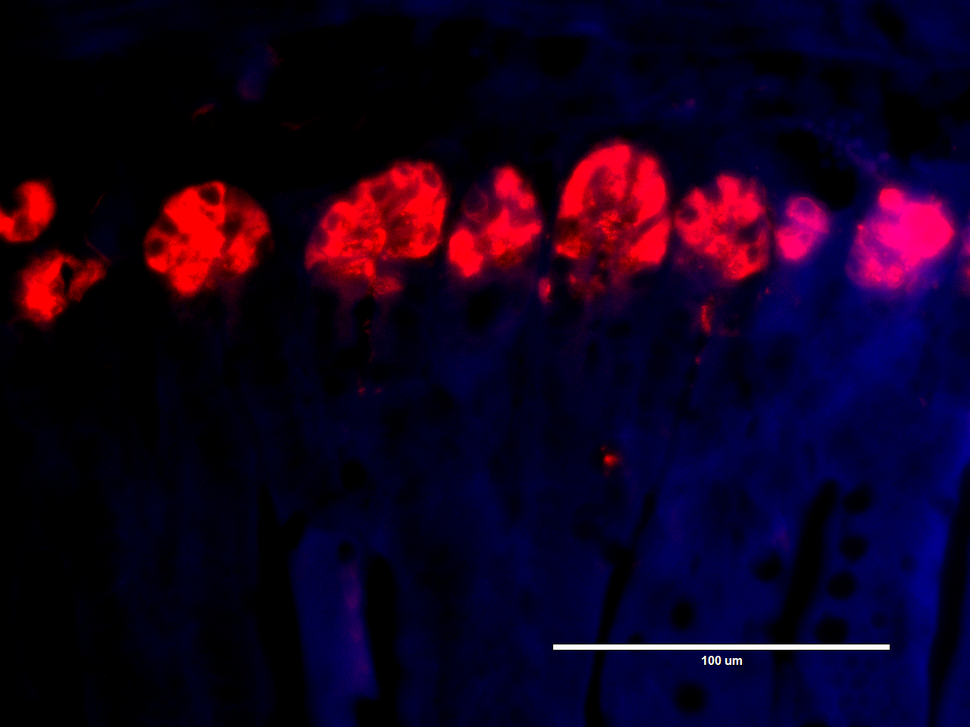
#> input picture DevNotebooks/G2EB-RFP 40x-4.tif, 970 x 727 px, shrunk from 1280 x 960 before the run; its folder holds only this picture in this run
$ python -i blob_det.py   (imports and definitions only)
#> lines starting #> are read from the running program, lines starting #| are printed output that depends on the picture; after the words box and inside, x2 and y2 are one past the last pixel; in counts of white or black regions, pixels touching at a corner belong together
"""
Watershed refinement using expanded labels over RFP/DAPI pairs.
This module provides blob detection functionality using watershed segmentation
for lysozyme stain quantification.
"""

import numpy as np
from skimage.segmentation import expand_labels, watershed, find_boundaries
from scipy.ndimage import label as ndi_label, distance_transform_edt
import tifffile
import cv2
from pathlib import Path
from skimage import morphology
from typing import List, Tuple, Optional
import matplotlib.pyplot as plt


def remove_rectangles(image, white_thresh=240, aspect_low=0.2, aspect_high=5.0,
                     dilation_kernel=(15, 15), inpaint_radius=15):
    """Remove rectangular artifacts from image."""
#> called with white_thresh = 240, aspect_low = 0.2, aspect_high = 5, dilation_kernel = (15, 15), inpaint_radius = 15
    gray = cv2.cvtColor(image, cv2.COLOR_RGB2GRAY) if image.ndim == 3 else image
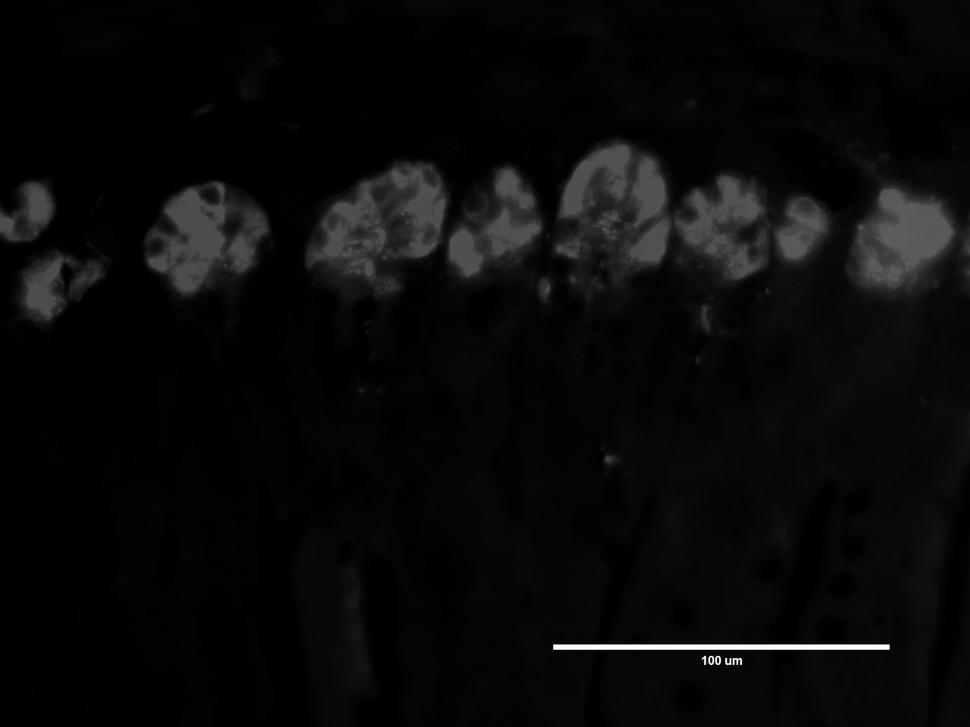
#> gray: shape (727, 970); min 0, max 255, mean 9.6
    _, bm = cv2.threshold(gray, white_thresh, 255, cv2.THRESH_BINARY)
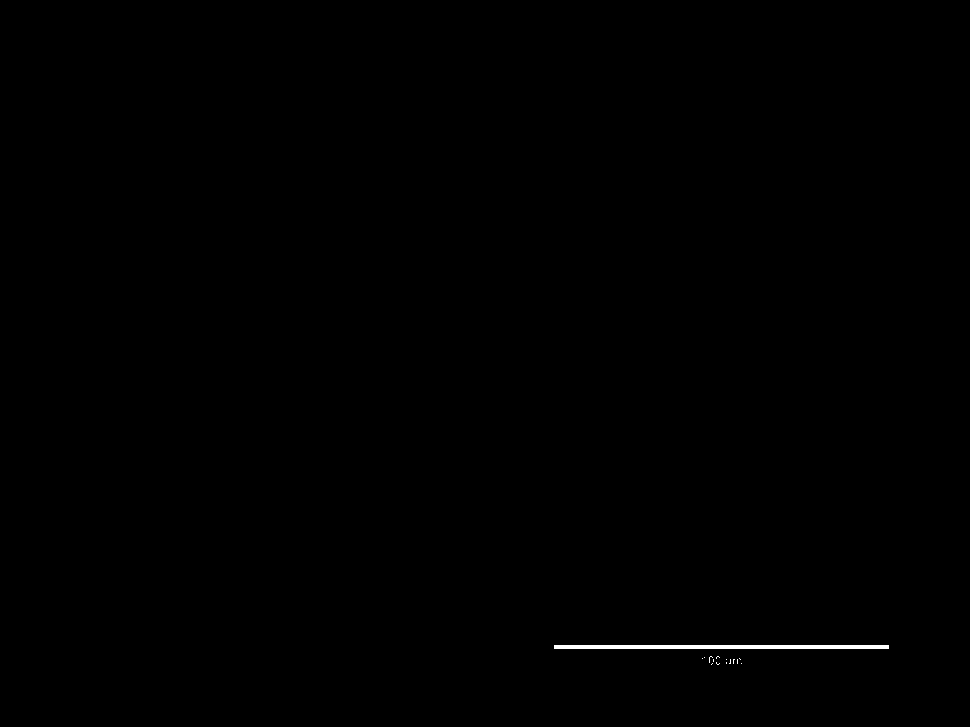
#> bm: shape (727, 970); 0.2% white; 15 white regions (14 under 20 px)
    cnts, _ = cv2.findContours(bm, cv2.RETR_EXTERNAL, cv2.CHAIN_APPROX_SIMPLE)
#> cnts = 15 contours, 14 with area under 20; largest, box (x1, y1, x2, y2) and area: (554, 645, 889, 649) 1002
    mask = np.zeros_like(gray)

    for c in cnts:
        x, y, w, h = cv2.boundingRect(c)
        if w == 0 or h == 0:
            continue
        ar = w / h
        if ar < aspect_low or ar > aspect_high:
            cv2.rectangle(mask, (x, y), (x+w, y+h), 255, -1)
#> this loop made 15 passes
#> (c, x, y, w, h, ar) on passes 2, 3, 5, 6, 7, 9, 10, 15: ([[712, 663], [711, 664]], 711, 663, 2, 2, 1), ([[726, 662], [726, 663]], 726, 662, 1, 2, 0.5), ([[737, 659], [737, 663]], 737, 659, 1, 5, 0.2), ([[733, 659], [733, 663], [733, 660], [734, 659]], 733, 659, 2, 5, 0.4), ([[730, 659], [730, 662], [729, 663], [730, 663]], 729, 659, 2, 5, 0.4), ([[713, 659], [713, 661]], 713, 659, 1, 3, 0.333), ([[739, 658], [740, 659]], 739, 658, 2, 2, 1), ([[554, 645], [554, 648], [888, 648], [888, 645]], 554, 645, 335, 4, 83.75)
#> (x, y, w, h, ar) on passes 1, 4, 8, 11, 12, 13: (741, 663, 1, 1, 1), (716, 662, 4, 3, 1.33), (726, 659, 1, 1, 1), (702, 658, 1, 1, 1), (704, 657, 1, 1, 1), (716, 656, 4, 3, 1.33)
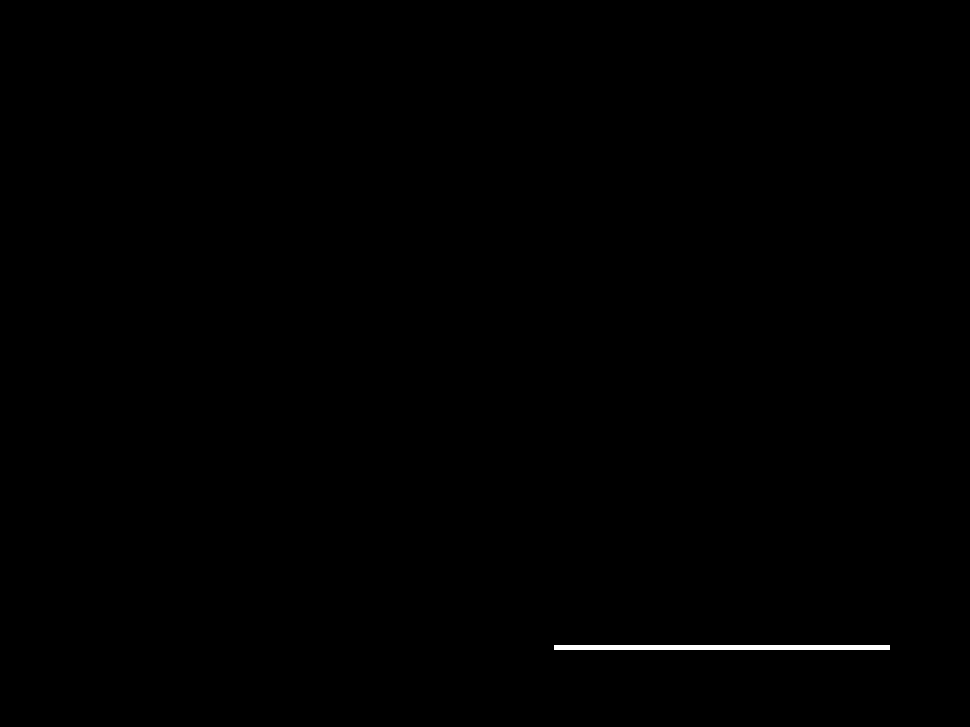
#> mask: shape (727, 970); 0.24% white; 1 white region, box (x1, y1, x2, y2) and area: (554, 645, 890, 650) 1680

    if not mask.any():
        return image.copy()
    mask = cv2.dilate(mask, np.ones(dilation_kernel, np.uint8), 1)
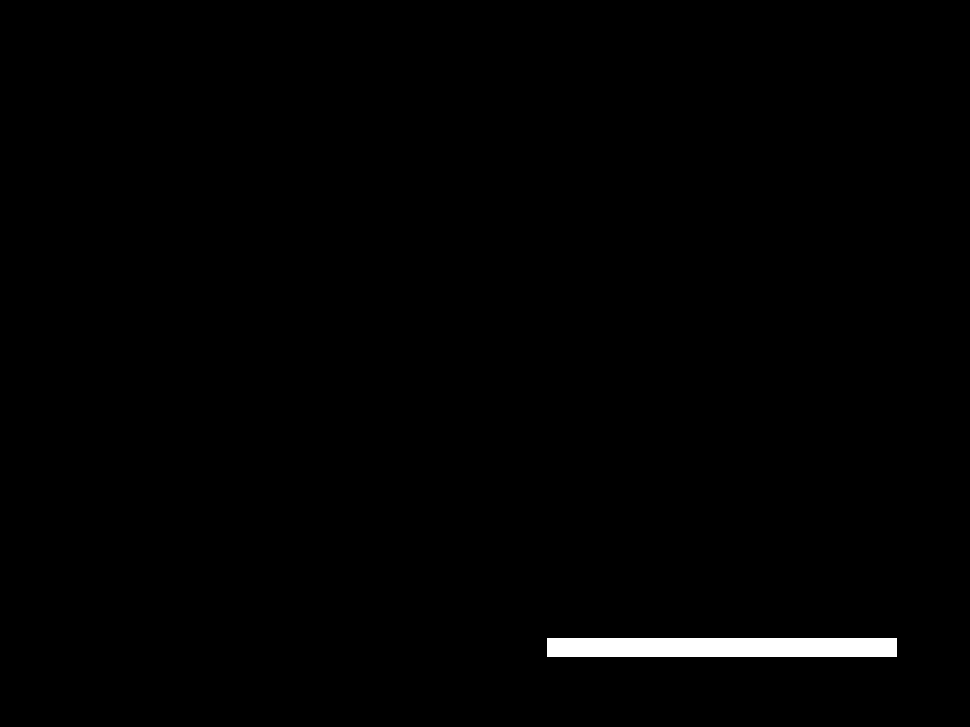
#> mask: shape (727, 970); 0.94% white; 1 white region, box (x1, y1, x2, y2) and area: (547, 638, 897, 657) 6650
    bgr = image[..., ::-1]
#> bgr is the input picture: shape (727, 970, 3); mean B, G, R 30, 0.7, 19.2
    out = cv2.inpaint(bgr, mask, inpaint_radius, cv2.INPAINT_TELEA)
    return out[..., ::-1]
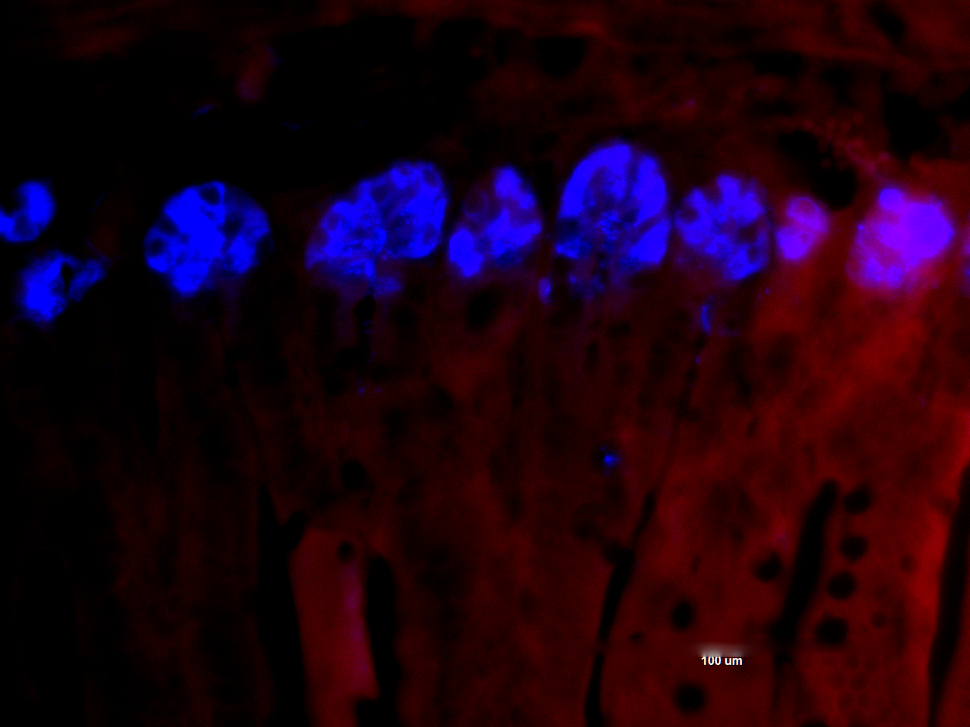
#> returned value: shape (727, 970, 3); mean of channels 0, 1, 2 18.6, 0.1, 29.6; drawn as B, G, R


# [63 lines left out: functions load_as_gray, build_rgb, minmax01, get_rfp_dapi_pairs, not called in this run]


class BlobDetector:
    """Watershed-based blob detector for lysozyme stain quantification."""

    def __init__(self, channel: int = 0, debug: bool = False):
        self.channel = channel
        self.debug = debug

    # [207 lines left out: functions detect, process_rfp_dapi_pair, visualize_watershed_results, process_all_rfp_dapi_pairs, not called in this run]


# [5 lines not run here, left out]

>>> import cv2
>>> picture = cv2.cvtColor(cv2.imread('../DevNotebooks/G2EB-RFP 40x-4.tif'), cv2.COLOR_BGR2RGB)
>>> result = remove_rectangles(picture)
